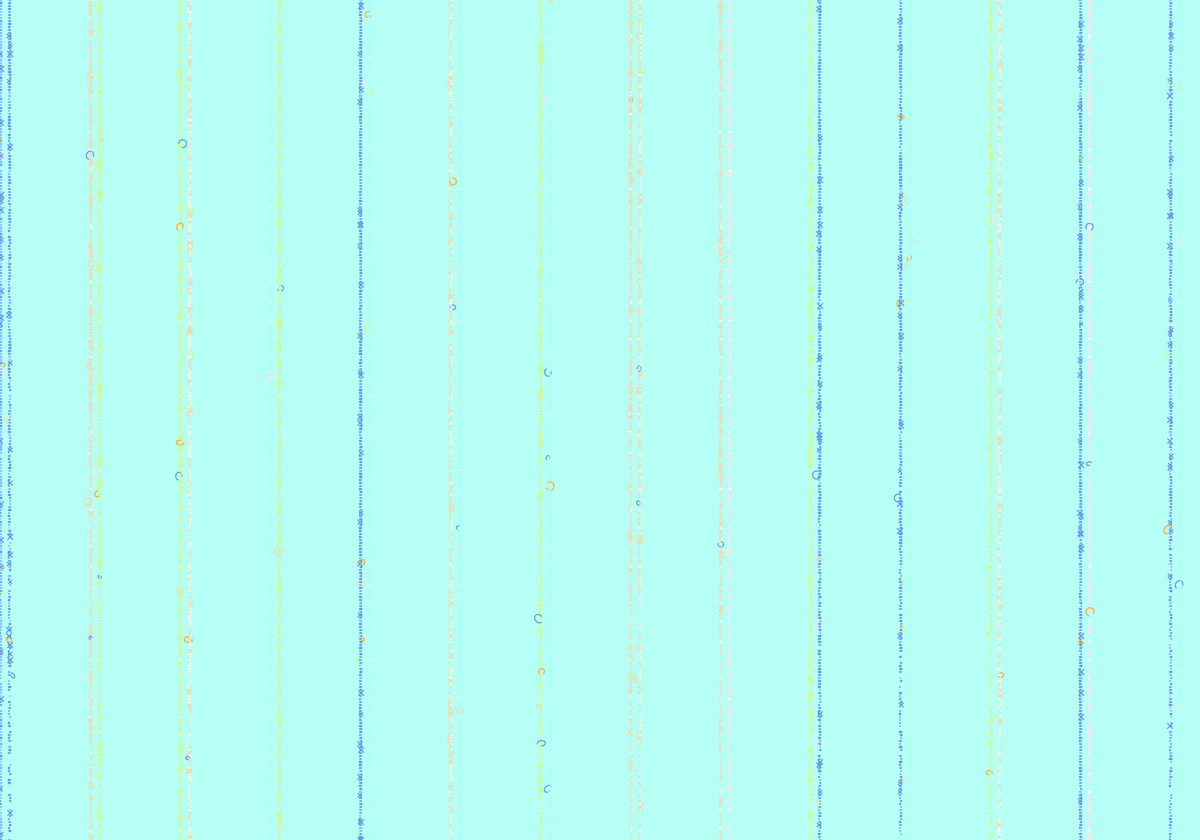
Frame 1 (no input)
Frame 2 (the mouse pressed at the canvas centre, redrawn once): identical to frame 1, image omitted

The p5.js sketch that drew this single still picture (run headless with seeded random() and noise() and a simulated clock; the mouse was pressed at the canvas centre and the sketch redrawn once):

// p5.js sketch
// ── sketch.js
// let color_palette = ["#aafff4de", "#05eeffe1", "#d0f985db", "#ffe1e7e2"];
// let basePalette = ["#fc97b7", "#ff6ec7"];
let padding = 300;
async function setup() {
  createCanvas(2000, 1400); // 畫布大小：width, height

  let color_rand = random();
  // features setting
  if (color_rand < 0.4) {
    // "rusty blue"
    color_palette = [
      "#aafff4de",
      "#05eeffe1",
      "#d0f985db",
      "#ffe1e7e2",
      "#ffad31",
      "#04a7b9ba",
      "#945031",
      "#ffad31d3",
    ];
    basePalette = ["#05eeffe1"];
  } else if (color_rand < 0.7) {
    // "blue"s
    color_palette = ["#d0f985db", "#ffe1e7e2", "#04a7b9", "#ffad31dd"];
    basePalette = ["#a0e7e5", "#ffe1e7e2"];
  } else {
    // "light blue"
    color_palette = [
      "#d0f985db",
      "#aafff4de",
      "#EDDBB3",
      "#ffe1e7e2",
      "#699BE5",
      "#ffad31",
    ];
    basePalette = ["#aafff4de", "#aafff4de"];
  }
  background(random(basePalette)); // 背景顏色
  colorMode(HSB);

  let xsum = 0;
  for (let i = 0; i < 15; i++) {
    let R = 3;
    let xSpan = 2;
    let ySpan = R + 2;
    let xCount = 2;
    let yCount = 1000;
    let x = xsum;
    let y = 0;

    BA_rect(x, y, xCount, yCount, xSpan, ySpan, R);
    BA_rect(x + 15, y, xCount, yCount, xSpan, ySpan, R);

    xsum += 150;
  }

  // 只畫一次
  noLoop();
}

function draw() {}

// _x: 起始x座標, _y: 起始y座標, _xCount: x方向點點排數, _yCount: y方向點點排數, _xSpan: x方向間距, _ySpan: y方向間距, _R: 點點大小
async function BA_rect(_x, _y, _xCount, _yCount, _xSpan, _ySpan, _R) {
  let mainClr = random(color_palette); // 隨機選一個顏色
  let fade_scale = random() * 2; // 0-1

  let mainHue = hue(mainClr);
  let mainSat = saturation(mainClr);
  let mainBri = brightness(mainClr);

  let lightClr = color(mainHue, mainSat - 10, mainBri + 50); // 顏色變亮

  // 繪製點點矩陣
  for (let i = 0; i < _xCount; i++) {
    let px = i * _xSpan + _x; // 計算 x 座標
    for (let j = 0; j < _yCount; j++) {
      let py = j * _ySpan + _y; // 計算 y 座標

      let fade_rate = j / _yCount; // 0-1
      fade_rate = map(fade_rate, 0, 1, 0, fade_scale);
      if (random() > fade_rate) {
        push(); // 儲存畫布目前狀態
        translate(px, py); // 移動畫布原點
        // fill(lightClr); // 填色

        if (random() > 0.5) {
          fill(abs(sin(py / 10)) < 0.3 ? lightClr : mainClr); // 畫出亮
        } else {
          fill(abs(sin(px / 10)) < 0.3 ? lightClr : mainClr);
        }
        noStroke(); // 不要外框線

        let r = _R * random(0.8, 1.5);
        circle(0, 0, r); //

        // 用線條繪製 XX 材質
        if (random() < 0.05) {
          noFill();
          stroke(mainClr);
          strokeWeight(2);
          line(-r, -r, r, r);
          line(-r, r, r, -r);
        }

        // 用弧線繪製毛茸茸材質
        if (random() < 0.01) {
          noFill();
          stroke(random(color_palette)); // 隨機跳色
          strokeWeight(2);
          push();
          rotate(random(TWO_PI));
          let arcW = r * 2 * random(0.8, 2);
          let arcH = r * 2 * random(0.8, 2);
          arc(-random(r), random(r), arcW, arcH, 0, PI * 1.5);
          pop();
        }

        pop(); // 回復至畫布先前狀態
      }
    }
  }
}
